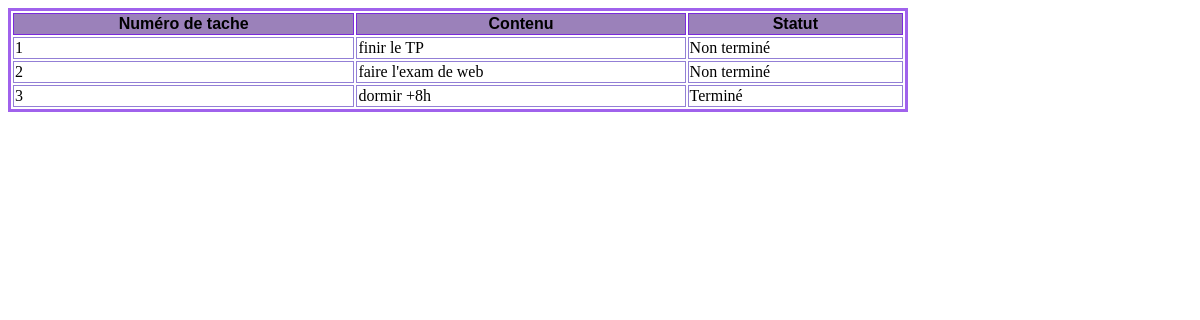
/all, run on an earlier commit of the app's database.
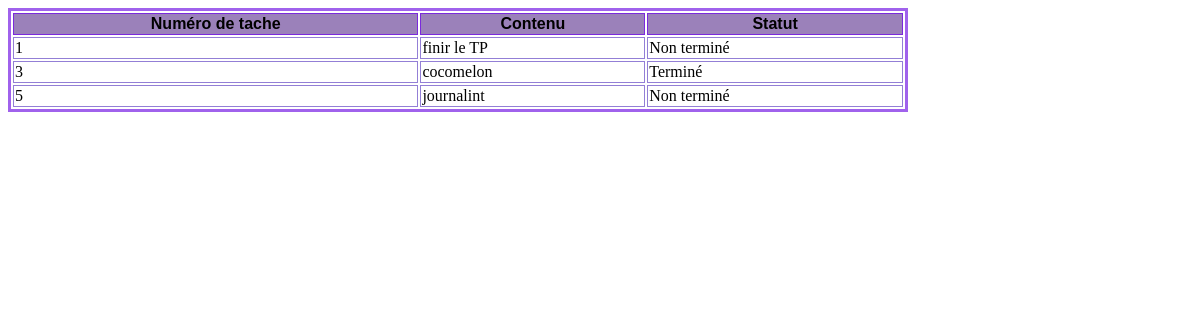
And on a later commit of the database.
### tables this page shows
CREATE TABLE tasks ( id INTEGER PRIMARY KEY AUTOINCREMENT, contenu TEXT NOT NULL, statut BOOLEAN NOT NULL);

### todo.py (the view)
@todo.route("/all", methods=['GET','POST'])
def all():
    con = sqlite3.connect(DATABASE)
    cur = con.cursor()
    cur.execute('SELECT * FROM tasks')
    tasks = cur.fetchall()
    con.commit()
    con.close()
    return render_template('index.html', tasks=tasks)

### templates/index.html (shortened to what this page needs)
<!DOCTYPE html>
<html lang="fr">
    <head>
        <link rel="stylesheet" href="{{ url_for('static', filename='style.css')}}">
    </head>
    <body>
        <table>
            <thead>
                <tr>
                    <th> Numéro de tache</th>
                    <th> Contenu </th>
                    <th> Statut</th>
                </tr>
            </thead>
            <tbody>
                {% for task in tasks%}
                <tr>
                    <td> {{task[0]}} </td>
                    <td> {{task[1]}} </td>
                    <td> {{task[2]}} </td>
                </tr>
                {% endfor %}
            </tbody>
        </table>
    </body>
</html>

What changed in the data, as far as the page shows it:
removed tasks: id "2", contenu "faire l'exam de web", statut "Non terminé"
changed tasks "Terminé": contenu "dormir +8h" → "cocomelon"
added tasks: id "5", contenu "journalint", statut "Non terminé"
